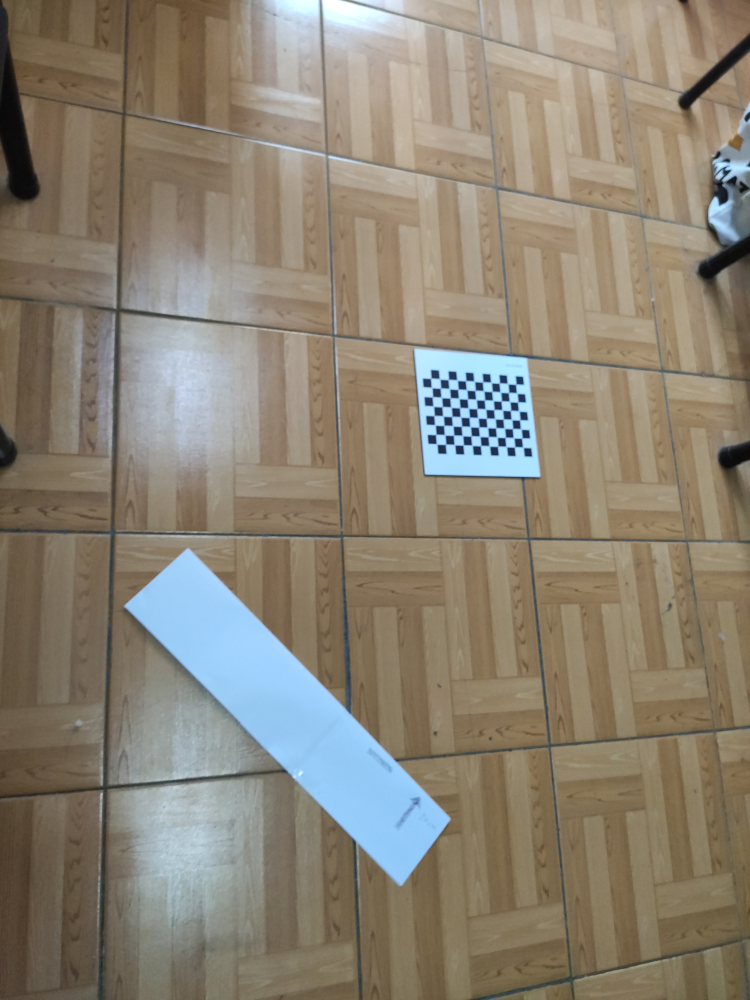
#> input picture far_v2/6.jpg, 3000 x 4000 px (shown at 1/4 size); its folder holds only this picture in this run
$ python undistort_perspective.py
#> lines starting #> are read from the running program, lines starting #| are printed output that depends on the picture
import cv2
import numpy as np
import glob


def get_camera_matrix(images):
    objp = np.zeros((11 * 8, 3), np.float32)
    objp[:, :2] = np.mgrid[0:11, 0:8].T.reshape(-1, 2)
    obj_points = []  # 存储3D点
    img_points = []  # 存储2D点
    size_all = 0
    file1 = images[0]
    img_1 = cv2.imread(file1)
#> img_1 is the input picture: shape (4000, 3000, 3); mean B, G, R 115.5, 130.8, 139.6
    h_, w_ = img_1.shape[:2]
#> h_ = 4000; w_ = 3000
    gray_1 = cv2.cvtColor(img_1, cv2.COLOR_BGR2GRAY)
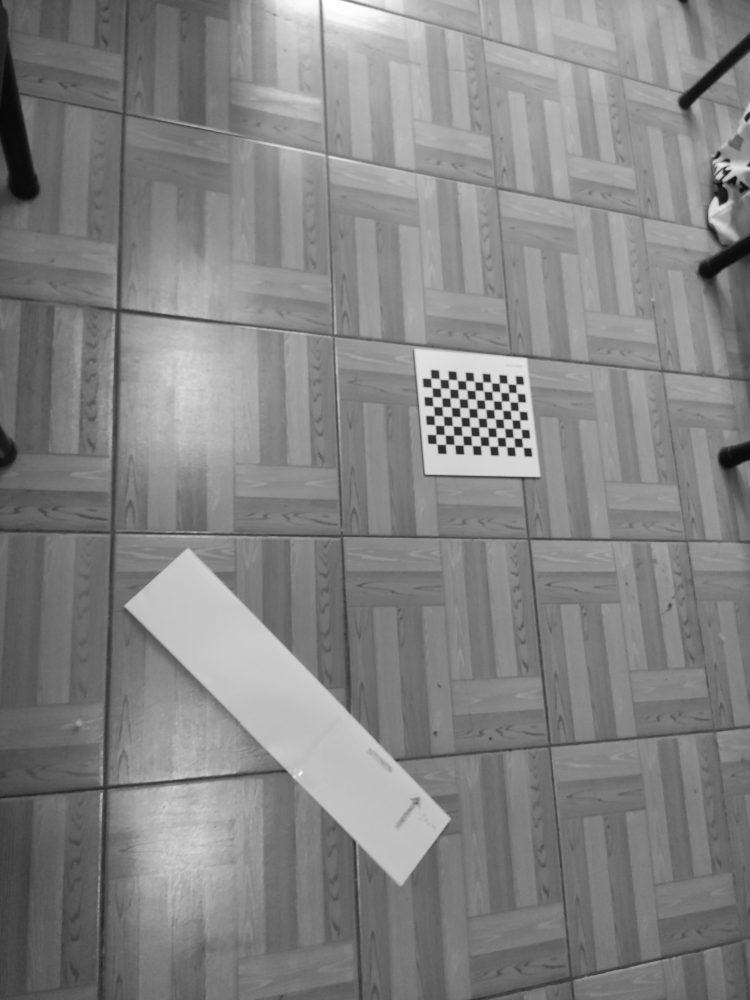
#> gray_1: shape (4000, 3000) (shown at 1/4 size); min 4, max 255, mean 131.7
    size_all = gray_1.shape[::-1]
#> size_all = (3000, 4000)
    for fname in images:
        img = cv2.imread(fname)
        gray = cv2.cvtColor(img, cv2.COLOR_BGR2GRAY)
        size = gray.shape[::-1]
#> size = (3000, 4000)
        ret, corners = cv2.findChessboardCorners(gray, (11, 8), flags=cv2.CALIB_CB_ADAPTIVE_THRESH +
                                                                      cv2.CALIB_CB_FAST_CHECK +
                                                                      cv2.CALIB_CB_NORMALIZE_IMAGE)
#> ret = True; corners = 88 rows, first 8: [2093, 1790.5], [2059.5, 1789], [2027, 1787.5], [1992.5, 1786.5], [1958.5, 1785.4], [1924.5, 1783.5], [1890, 1782], [1854, 1781]
        if ret:
            print("find chessboard corners!")
            obj_points.append(objp)
#> (the run stopped early here; a loop or call above may not have finished)

$ run again, on far_v2/7.jpg
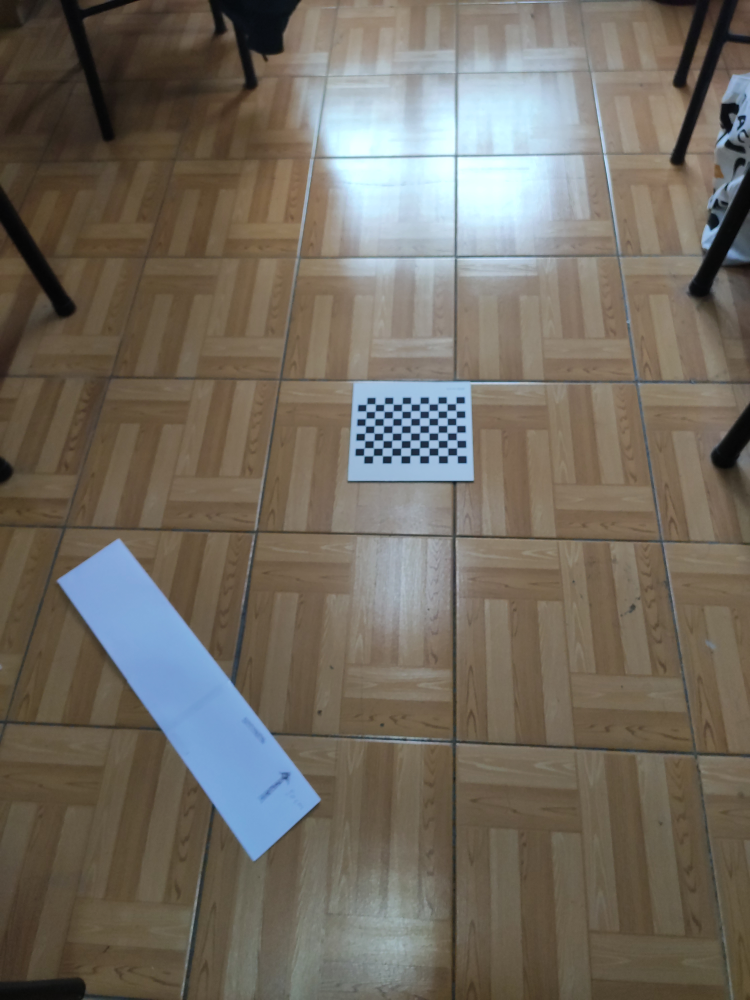
#> input picture far_v2/7.jpg, 3000 x 4000 px (shown at 1/4 size)
#> in get_camera_matrix, img_1 is the input picture: shape (4000, 3000, 3); mean B, G, R 96, 106.6, 113.3
#> in get_camera_matrix, `gray_1 = cv2.cvtColor(img_1, cv2.COLOR_BGR2GRAY)`:
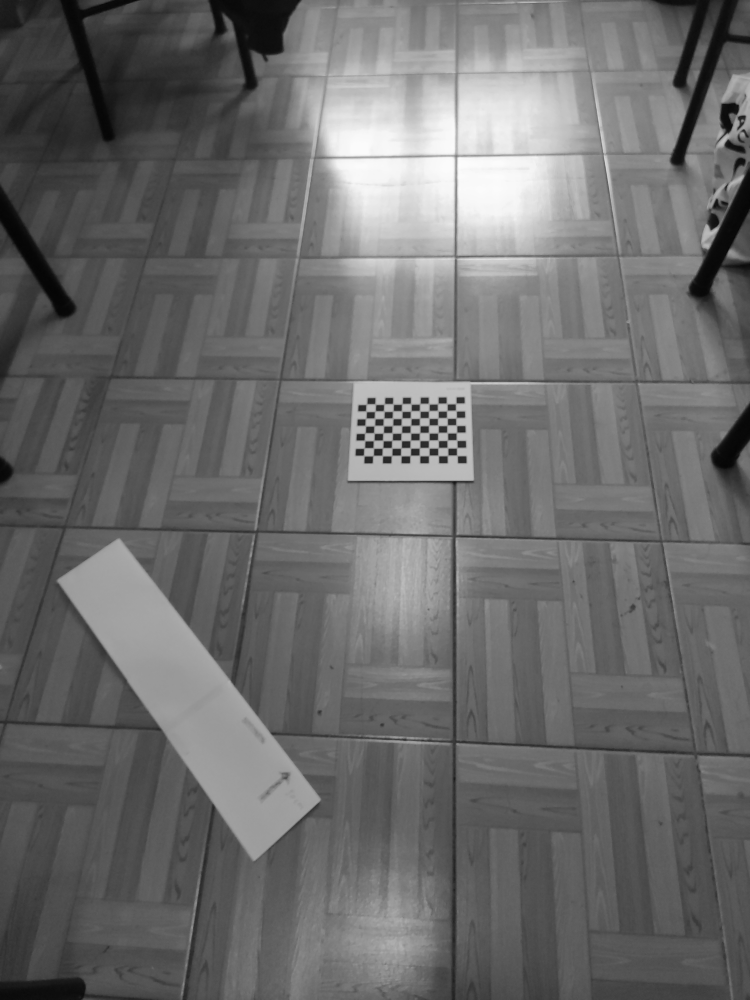
#> gray_1: shape (4000, 3000) (shown at 1/4 size); min 0, max 254, mean 107.4
#> ret = True; corners = 88 rows, first 8: [1829.5, 1822.5], [1793, 1824], [1754, 1823.5], [1716.5, 1823], [1680, 1822.5], [1642.5, 1824], [1604.5, 1824.5], [1568.5, 1824.5]
